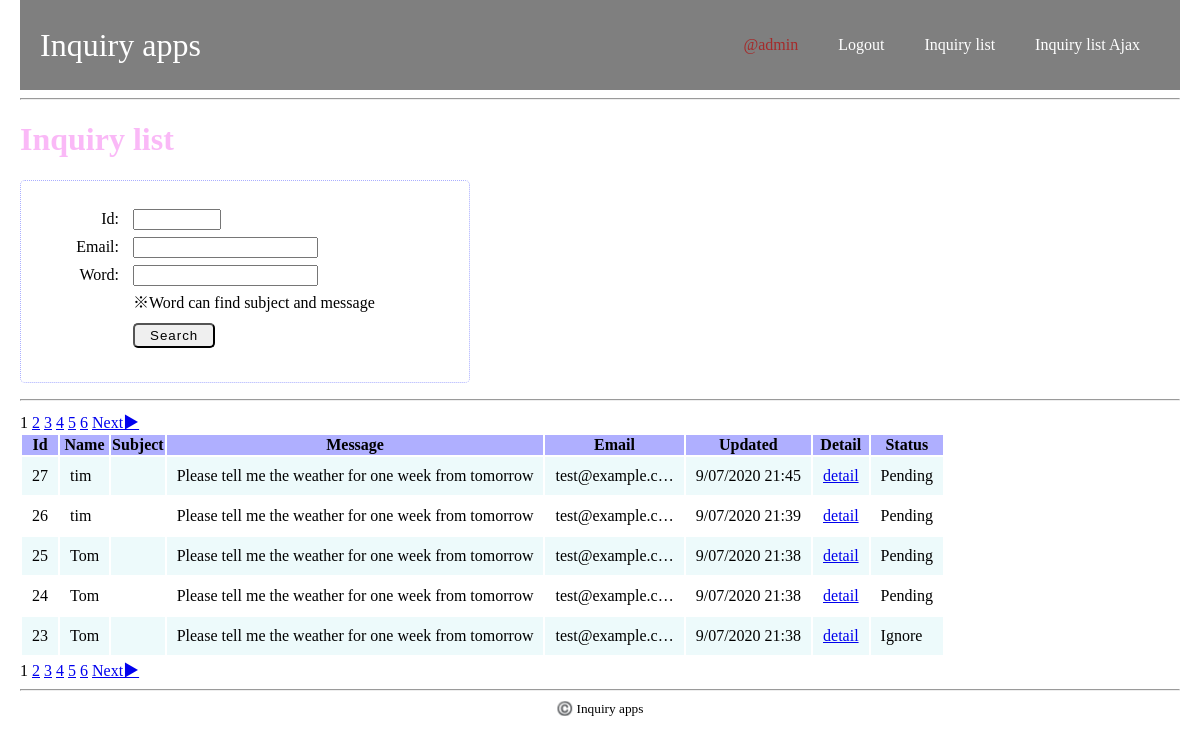
The page /inquiry/list/ (signed in) on the database as committed earlier.
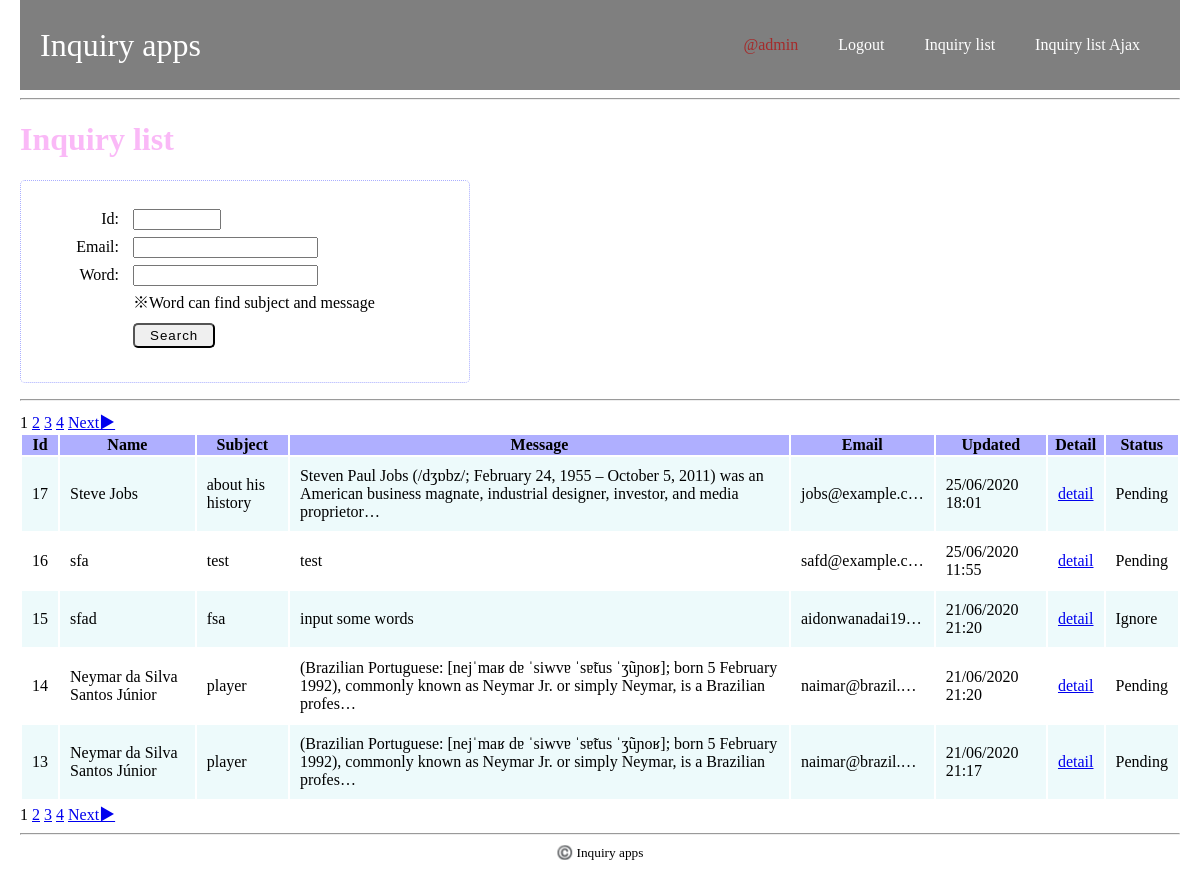
The same page on the database as committed later.
### inquiry_apps/models.py (models this page shows, shortened)
class Inquiry(models.Model):
    class Meta:
        db_table = 'inquiry'
    name = models.CharField(verbose_name='name',
                                max_length=255)
    subject = models.CharField(verbose_name='subject',
                                max_length=255)
    message = models.CharField(verbose_name='message',
                                max_length=500)
    email = models.EmailField(verbose_name='email')
    created_at = models.DateTimeField(verbose_name='created_at',
                                        auto_now_add=True)
    updated_at = models.DateTimeField(verbose_name='updated_at',
                                        auto_now_add=True)
    inquiry_status = models.IntegerField(
        verbose_name='inquiry_status',
        choices=InquiryStatus.INQUIRY_STATUS_CHOICES,
        default=0
    )
    def inquiry_status_as_str(self):
        inquiry_status_as_str = InquiryStatus.status_as_str(self.inquiry_status)
        return inquiry_status_as_str

### inquiry_apps/views.py (the view)
# urls.py: path('inquiry/list/', views.inquiry_list, name='inquiry_list'),
@login_required(login_url='/inquiry/login/')
@require_http_methods(['GET'])
def inquiry_list(request):
    qs = Inquiry.objects.order_by('-updated_at')
    form = InquiryFindForm(request.GET)
    if not form.is_valid():
        return render(request, 'inquiry_apps/inquiry_list.html', {'form': form})
    if form.is_valid():
        id_int = form.cleaned_data['id']
        email_str = form.cleaned_data['email']
        page_int = form.cleaned_data['page']
        word_str = form.cleaned_data['word']
    if email_str is not None:
        qs = qs.filter(email__contains=email_str)
    if id_int is not None:
        qs = qs.filter(id=id_int)
    if word_str is not None:
        qs = qs.filter(Q(subject__contains=word_str) |
                        Q(message__contains=word_str))
    next_page_href = _some_page_href(id_int, email_str, page_int+1, word_str)
    prev_page_href = _some_page_href(id_int, email_str, page_int-1, word_str)
    paginator = Paginator(qs, 5)
    try:
        inquiries_page = paginator.page(page_int)
    except EmptyPage:
        raise Http404('Page does not exist')
    context = {
        'form': form,
        'inquiries_page': inquiries_page,
        'search_email': email_str,
        'next_page_href': next_page_href,
        'prev_page_href': prev_page_href,
    }
    template = loader.get_template('inquiry_apps/inquiry_list.html')
    return HttpResponse(template.render(context, request))

### inquiry_apps/forms.py
class InquiryFindForm(forms.Form):
    id = forms.IntegerField(required=False,
                                min_value=1,
                                max_value=100000)
    email = forms.CharField(required=False,
                                max_length=255)
    page = forms.IntegerField(required=False,
                                max_value=10000,
                                min_value=1,)
    word = forms.CharField(required=False,
                            max_length=1000)
    def clean(self):
        cleaned_data = super().clean()
        return cleaned_data
    def clean_id(self):
        find_id = self.cleaned_data['id']
        return find_id
    def clean_email(self):
        email = self.cleaned_data['email']
        return email
    def clean_page(self):
        page =self.cleaned_data['page']
        if page == None:
            page = 1
        return page
    def clean_word(self):
        word = self.cleaned_data['word']
        return word

### inquiry_apps/models.py (called while the page is built)
    @classmethod
    def status_as_str(cls, inquiry_status):
        if inquiry_status == cls.Pending:
            return cls.INQUIRY_STATUS_CHOICES[0][1]
        elif inquiry_status == cls.Ignore:
            return cls.INQUIRY_STATUS_CHOICES[1][1]
        elif inquiry_status == cls.Completed:
            return cls.INQUIRY_STATUS_CHOICES[2][1]
        else:
            raise RuntimeError('invalid')

### inquiry_apps/views.py (called while the page is built)
def _some_page_href(id, email, current_page, word):
    params = []
    if id:
        params.append('id=%s' % urllib.parse.quote(str(id)))
    if email:
        params.append('email=%s' % urllib.parse.quote(email))
    if current_page:
        params.append('page=%s' % urllib.parse.quote(str(current_page)))
    if word:
        params.append('word=%s' % urllib.parse.quote(word))
    return '?' + '&'.join(params)

### inquiry_apps/templates/inquiry_apps/inquiry_list.html (shortened to what this page needs)
{% extends 'inquiry_apps/base.html' %}
{% block content %}
<h1>Inquiry list</h1>
<form method="get">
    <ul class="search_inquiry_form">
        <li>
            <label for="id">Id:</label>
            <span class="input_field">{{ form.id }}{{ form.id.errors }}</span>
        </li>
        <li>
            <label for="">Email:</label>
            <span class="input_field">{{ form.email }}{{ form.email.erros }}</span>
        </li>
        <li>
            <label for="">Word:</label>
            <span class="input_field">{{ form.word }}{{ form.word.erros }}</span>
        </li>
        <li>
            <span>※Word can find subject and message</span>
        </li>
        <li>
            <button type="submit" class="btn">Search</button>
        </li>
    </ul>
</form>
<hr>
{% for num in inquiries_page.paginator.page_range %}
{% if inquiries_page.number == num %}
<span>{{ num }}</span>
{% else %}
<a href="?email={{ search_email }}&page={{ num }}">{{ num }}</a>
{% endif %}
{% endfor %}
{% if inquiries_page.has_next %}
<a href="{{ next_page_href }}">Next▶︎</a>
{% endif %}
<table class="inquiry_list_table">
    <thead>
        <tr>
            <th>Id</th>
            <th>Name</th>
            <th>Subject</th>
            <th>Message</th>
            <th>Email</th>
            <th>Updated</th>
            <th>Detail</th>
            <th>Status</th>
        </tr>
    </thead>
    <tbody>
        {% for inquiry in inquiries_page %}
        <tr>
            <td>{{ inquiry.id }}</td>
            <td><div class="container"><span>Name</span><span>{{ inquiry.name|truncatechars:30 }}</span></div></td>
            <td><div class="container"><span>Subject</span><span>{{ inquiry.subject|truncatechars:100 }}</span></div></td>
            <td><div class="container"><span>Message</span><span>{{ inquiry.message|truncatechars:150 }}</span></div></td>
            <td><div class="container"><span>Email</span><span>{{ inquiry.email|truncatechars:15 }}</span></div></td>
            <td><div class="container"><span>Updated</span><span>{{ inquiry.updated_at|date:"j/m/Y H:i " }}</span></div></td>
            <td><div class="container"><span>Detail</span><span><a href="{% url 'inquiry_apps:comment_list' inquiry.id %}">detail</a></span></div></td>
            <td><div class="container"><span>Status</span><span>{{ inquiry.inquiry_status_as_str }}</span></div></td>
        </tr>
        {% endfor %}
    </tbody>
</table>
{% for num in inquiries_page.paginator.page_range %}
{% if inquiries_page.number == num %}
<span>{{ num }}</span>
{% else %}
<a href="?email={{ search_email }}&page={{ num }}">{{ num }}</a>
{% endif %}
{% endfor %}
{% if inquiries_page.has_next %}
<a href="{{ next_page_href }}">Next▶︎</a>
{% endif %}
{% endblock %}

### inquiry_apps/templates/inquiry_apps/base.html (shortened to what this page needs)
{% load static %}
<!doctype html>
<html lang="ja">
<head>
    <link rel="stylesheet" href="{% static 'inquiry_apps/css/base.css' %}">
</head>
<body>
    <header class="header">
        <div class="header-bg">
            <div class="header-cat">
                <div class="header-logo">
                    <a href="/">Inquiry apps</a>
                </div>
                <nav class="header-navi">
                    <div class="header-navi-wrap">
                        <ul class="header-navi-list">
                            <li class="header-navi-item"><a href="{% url 'inquiry_apps:edit_profile' %}" style="color:brown;">@{{ user }}</a></li>
                            <li class="header-navi-item"><a href="{% url 'inquiry_apps:inquiry_logout' %}">Logout</a></li>
                            <li class="header-navi-item"><a href="{% url 'inquiry_apps:inquiry_list' %}">Inquiry list</a></li>
                            <li class="header-navi-item"><a href="{% url 'inquiry_apps:inquiry_list_ajax' %}">Inquiry list Ajax</a></li>
                        </ul>
                    </div>
                </nav>
            </div>
        </div>
    </header>
    <div class="content">
        <hr>
        {% block content %}
        {% endblock %}
    </div>
    <hr>
    <div class="footer">
        <small class="copy-right">©️ Inquiry apps</small>
    </div>
</body>
</html>

### inquiry_apps/static/inquiry_apps/css/base.css (style rules this page uses)
html { font-size: 16px; }
body { margin: 0 20px; }
ul, ol { list-style: none; }
h1 { color: rgba(241, 70, 233, 0.377); }
.header { width: 100%; left: 0; top: 0; z-index: 1000; background-color: rgb(000,000,000,.5); }
.header-bg { position: relative; z-index: 2; padding: 20px; flex-wrap: wrap; }
.header-logo a { font-family: cursive; display: block; text-decoration: none; font-size: 2rem; color: #fff; }
.header-cat { display: flex; flex-wrap: wrap; justify-content: space-between; align-items: center; }
.header-navi-list { display: flex; }
.header-navi a { text-decoration: none; padding-left: 20px; padding-right: 20px; font-size: 1rem; color: #fff; }
.search_inquiry_form { width: 400px; padding: 1.5em; border: 1px dotted #aaafff; border-radius: 5px; }
.search_inquiry_form li label { display: inline-block; width: 64px; margin: 5px 10px; text-align: right; }
.search_inquiry_form li button { margin: 10px 0; }
table tr td { padding: 10px; }
.inquiry_list_table thead, .comment_list_table thead { background: rgba(55, 55, 255, .4); }
.inquiry_list_table tr:nth-child(odd) td, .comment_list_table tr:nth-child(odd) td { background: rgba(161, 230, 233, 0.192); }
.btn { padding: 3px 15px; border-radius: 5px; letter-spacing: 1px; }
.footer { text-align: center; }

Rows that differ between the two databases and show on the page:
removed Inquiry: id "27", name "tim", message "Please tell me the weather for one week from tomorrow", email "test@example.c…", updated_at "9/07/2020 21:45", inquiry_status_as_str "Pending"
removed Inquiry: id "26", name "tim", message "Please tell me the weather for one week from tomorrow", email "test@example.c…", updated_at "9/07/2020 21:39", inquiry_status_as_str "Pending"
removed Inquiry: id "25", name "Tom", message "Please tell me the weather for one week from tomorrow", email "test@example.c…", updated_at "9/07/2020 21:38", inquiry_status_as_str "Pending"
removed Inquiry: id "24", name "Tom", message "Please tell me the weather for one week from tomorrow", email "test@example.c…", updated_at "9/07/2020 21:38", inquiry_status_as_str "Pending"
removed Inquiry: id "23", name "Tom", message "Please tell me the weather for one week from tomorrow", email "test@example.c…", updated_at "9/07/2020 21:38", inquiry_status_as_str "Ignore"
now on this page (row unchanged): Inquiry: id "17", name "Steve Jobs", subject "about his history", message "Steven Paul Jobs (/dʒɒbz/; February 24, 1955 – October 5, 2011) was an American business magnate, industrial designer, investor, and media proprietor…", email "jobs@example.c…", updated_at "25/06/2020 18:01", inquiry_status_as_str "Pending"
now on this page (row unchanged): Inquiry: id "16", name "sfa", subject "test", message "test", email "safd@example.c…", updated_at "25/06/2020 11:55", inquiry_status_as_str "Pending"
now on this page (row unchanged): Inquiry: id "15", name "sfad", subject "fsa", message "input some words", email "aidonwanadai19…", updated_at "21/06/2020 21:20", inquiry_status_as_str "Ignore"
now on this page (row unchanged): Inquiry: id "14", name "Neymar da Silva Santos Júnior", subject "player", message "(Brazilian Portuguese: [nejˈmaʁ dɐ ˈsiwvɐ ˈsɐ̃tus ˈʒũɲoʁ]; born 5 February 1992), commonly known as Neymar Jr. or simply Neymar, is a Brazilian profes…", email "naimar@brazil.…", updated_at "21/06/2020 21:20", inquiry_status_as_str "Pending"
now on this page (row unchanged): Inquiry: id "13", name "Neymar da Silva Santos Júnior", subject "player", message "(Brazilian Portuguese: [nejˈmaʁ dɐ ˈsiwvɐ ˈsɐ̃tus ˈʒũɲoʁ]; born 5 February 1992), commonly known as Neymar Jr. or simply Neymar, is a Brazilian profes…", email "naimar@brazil.…", updated_at "21/06/2020 21:17", inquiry_status_as_str "Pending"
Other text that changed with them:
list line gone: "5"
list line gone: "6"
